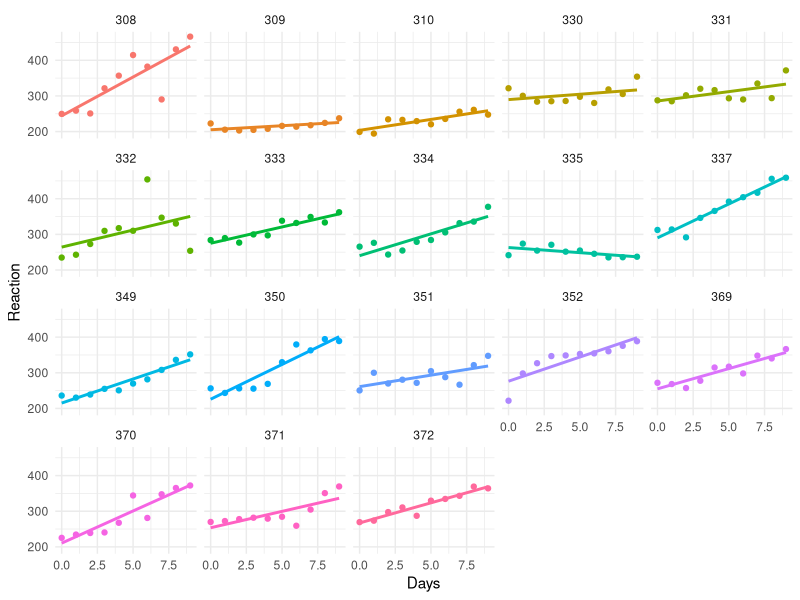
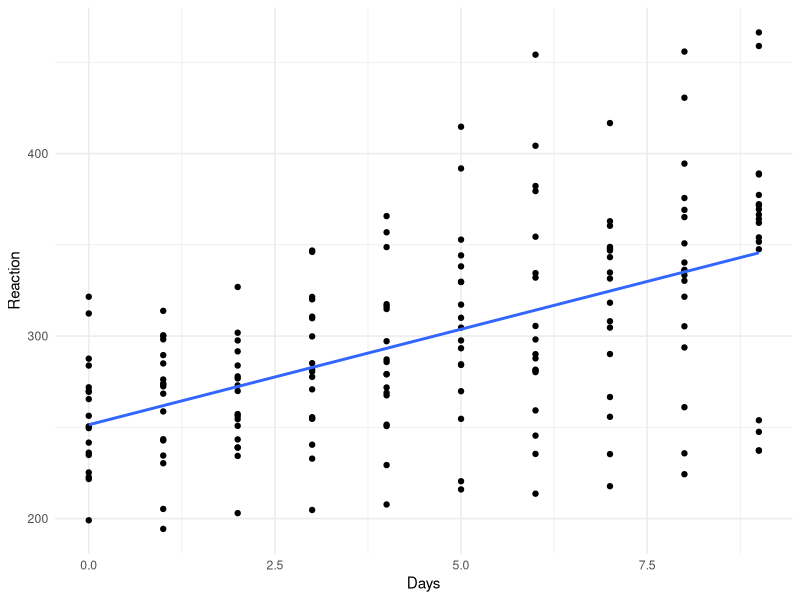

Write R code to recreate these figures, in order.
library(tidyverse)
library(lme4)
# sleepstudy

# facet plot of all 18 subjects
ggplot(sleepstudy, 
       aes(x = Days, y = Reaction, colour = Subject)) + 
  geom_point() + 
  geom_smooth(method='lm', se = FALSE) +
  facet_wrap(~Subject) +
  theme_minimal() + 
  theme(legend.position = 'none') 
  
# collapsed across all 18; aka pooled analysis
ggplot(sleepstudy, 
       aes(x = Days, y = Reaction)) + 
  geom_point() + 
  geom_smooth(method='lm', se = FALSE) +
  theme_minimal() 
  

# lmer model  -------------------------------------------------------------

M_8_1 <- lmer(Reaction ~ Days + (Days|Subject), 
              data = sleepstudy)
summary(M_8_1)

